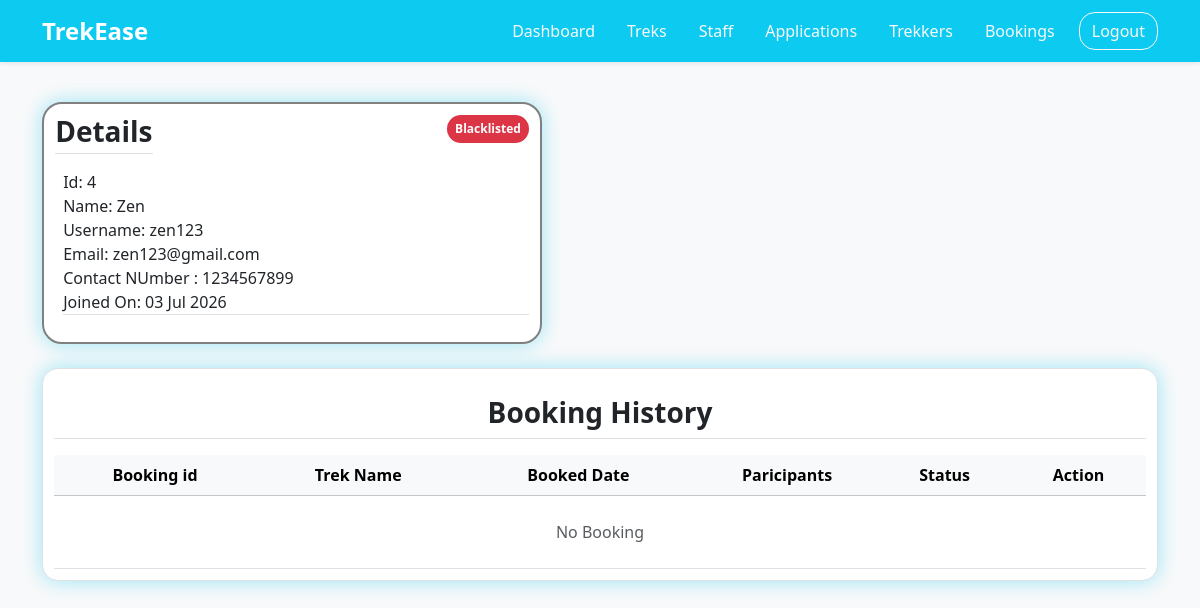
Screenshot of /details/1/staff/4 with the database file from the repository.
### application/models.py (models this page shows)
class User(db.Model):
    __tablename__ = "user"
    id = db.Column(db.Integer(), primary_key=True)
    username = db.Column(db.String(30), unique=True, nullable=False)
    name = db.Column(db.String(30), nullable=False)
    email = db.Column(db.String(80), unique=True, nullable=False)
    password = db.Column(db.String, nullable=False)
    phone_no = db.Column(db.String(10), unique=True)
    status = db.Column(db.String, default="Active")
    role = db.Column(db.String, default="user", nullable=True)
    created_at = db.Column(db.Date, default=date.today)
    bookings = db.relationship("Booking", backref="user")
    assigned_trek = db.relationship("Trek", backref="staff")

class Trek(db.Model):
    __tablename__ = "trek"
    id = db.Column(db.Integer(), primary_key=True)
    trek_name = db.Column(db.String(30), unique=True, nullable=False)
    location = db.Column(db.String(), nullable=False)
    difficulty = db.Column(db.String(), nullable=False)
    duration = db.Column(db.Integer(), nullable=False)
    available_slots = db.Column(db.Integer(), nullable=False)
    staff_id = db.Column(db.Integer(), db.ForeignKey("user.id"))
    status = db.Column(db.String(), default="Open", nullable=False)
    start_date = db.Column(db.Date, nullable=False)
    end_date = db.Column(db.Date, nullable=False)
    description = db.Column(db.Text)
    image = db.Column(db.String(), nullable=False)
    created_at = db.Column(db.Date, default=date.today, nullable=False)
    bookings = db.relationship("Booking", backref="trek")

### application/controllers.py (the view)
@app.route("/details/<detailer_id>/<type>/<id>")
def details(detailer_id,type,id):
    detailer = User.query.get(detailer_id)
    if type == 'user':
        user = User.query.get(id)
        return render_template("user_details.html", user=user, detailer=detailer)
    if type == 'staff':
        staff = User.query.get(id)
        return render_template("user_details.html", user=staff, detailer=detailer)
    if type == 'trek':
        trek = Trek.query.get(id)
        return render_template("trek_detail.html", trek=trek, detailer=detailer)
    return "Error"

### templates/user_details.html (shortened to what this page needs)
<!DOCTYPE html>
<html lang="en">
<head>
    <link href="https://cdn.jsdelivr.net/npm/bootstrap@5.3.2/dist/css/bootstrap.min.css" rel="stylesheet">
    <link rel="stylesheet" href="/static/style.css">
<body class="d-flex flex-column min-vh-100 bg-light">
    {% if detailer.role == 'admin' %}
    <nav class="navbar navbar-expand-lg navbar-dark bg-info shadow-sm">
        <div class="container">
            <div class="navbar-brand">
                <a class="navbar-brand fw-bold fs-4" href="/admin_dashboard">TrekEase</a>
            </div>
            <ul class="nav align-items-center">
                <li class="nav-item"><a class="nav-link active link-light" href="/admin_dashboard">Dashboard</a></li>
                <li class="nav-item"><a class="nav-link link-light" href="/treks">Treks</a></li>
                <li class="nav-item"><a class="nav-link link-light" href="/staff">Staff</a></li>
                <li class="nav-item"><a class="nav-link link-light" href="/pending_staff">Applications</a></li>
                <li class="nav-item"><a class="nav-link link-light" href="/users">Trekkers</a></li>
                <li class="nav-item"><a class="nav-link link-light" href="/bookings">Bookings</a></li>
                <li class="nav-item ms-2">
                    <a href="/" class="btn btn-outline-light rounded-4">Logout</a>
                </li>
            </ul>
        </div>
    </nav>
    {% endif %}
    <br>
    <div class="container my-3">
        <div class="" id="user_details">
            <div class="d-flex justify-content-between align-items-start mb-3">
                <div class="border-bottom">
                    <h3 class="card-title fw-bold text-dark mb-1">Details</h3>
                </div>
                {% if user.status != 'Blacklisted' %}
                <span class="badge bg-success rounded-pill px-2 py-2">
                    {{user.status}}
                </span>
                {% else %}
                <span class="badge bg-danger rounded-pill px-2 py-2">
                    {{user.status}}
                </span>
                {% endif %}
            </div>
            <p class="ms-2 border-bottom">
                Id: {{user.id}} <br>
                Name: {{user.name}} <br>
                Username: {{user.username}} <br>
                Email: {{user.email}} <br>
                Contact NUmber : {{user.phone_no}}<br>
                Joined On: {{user.created_at.strftime("%d %b %Y")}}
            </p>
        </div>
        <br>
        <div class="border rounded-4 mb-4 w-100" id="user_details">
            <h3 class="fw-semibold my-3 border-bottom text-center pb-2">Booking History</h3>
            <table class="table table-hover align-middle mb-0">
                <thead class="text-center table-light sticky-top">
                    <tr>
                        <th scope="col">Booking id</th>
                        <th scope="col">Trek Name</th>
                        <th scope="col">Booked Date</th>
                        {% if user.role != 'staff' %}
                        <th scope="col">Assigned Staff</th>
                        {% else %}
                        <th class="col-2"scope="col">Paricipants</th>
                        {% endif %}
                        <th scope="col">Status</th>
                        {% if detailer.role != 'user' %}
                        <th scope="col">Action</th>
                        {% endif %}
                    </tr>
                </thead>
                <tbody class="text-center">
                    {% if user.role == 'staff' %}
                    {% set staff_bookings = False %}
                    {% for trek in user.assigned_trek %}
                    {% for book in trek.bookings %}
                    {% set staff_bookings = True %}
                    <tr>
                        <td class="col-1">#{{book.id}}</td>
                        <td class="fw-bold">{{book.trek.trek_name}}</td>
                        <td>{{book.booking_date.strftime("%d %b %Y")}}</td>
                        <td>{{book.user.name}}</td>
                        <td>{{book.status}}</td>
                        {% if detailer.role != 'user' %}
                        <td>
                            {% if book.status == 'Booked' %}
                            {% if detailer.role == 'admin' %}
                            <a href="/admin_update/booking/cancel/{{book.id}}"
                                class="btn btn-outline-danger btn-sm rounded-3">Cancel</a>
                            {% else %}
                            <a href="/staff_update/{{detailer.id}}/booking/cancel/{{book.id}}"
                                class="btn btn-outline-danger btn-sm rounded-3">Cancel</a>
                            {% endif %}
                            {% else %}
                            <span>-</span>
                            {% endif %}
                        </td>
                        {% endif %}
                    </tr>
                    {% else %}
                    <tr>
                        <td colspan="6" class="text-muted py-4">No Booking</td>
                    </tr>
                    {% endfor %}
                    {% endfor %}
                    {% endif %}
                </tbody>
            </table>
        </div>
    </div>
</body>
</html>

### static/style.css (style rules this page uses)
body { background-color: azure; }
#user_details { border: 2px solid grey; width: 500px; padding: 1%; background-color: white; border-radius: 20px; height: fit-content; box-shadow: 0 0 20px rgba(13, 202, 240, 0.4); }

### rows the page displays
User: status "Blacklisted", id "4", name "Zen", username "zen123", email "zen123@gmail.com", phone_no "1234567899", created_at "03 Jul 2026"
